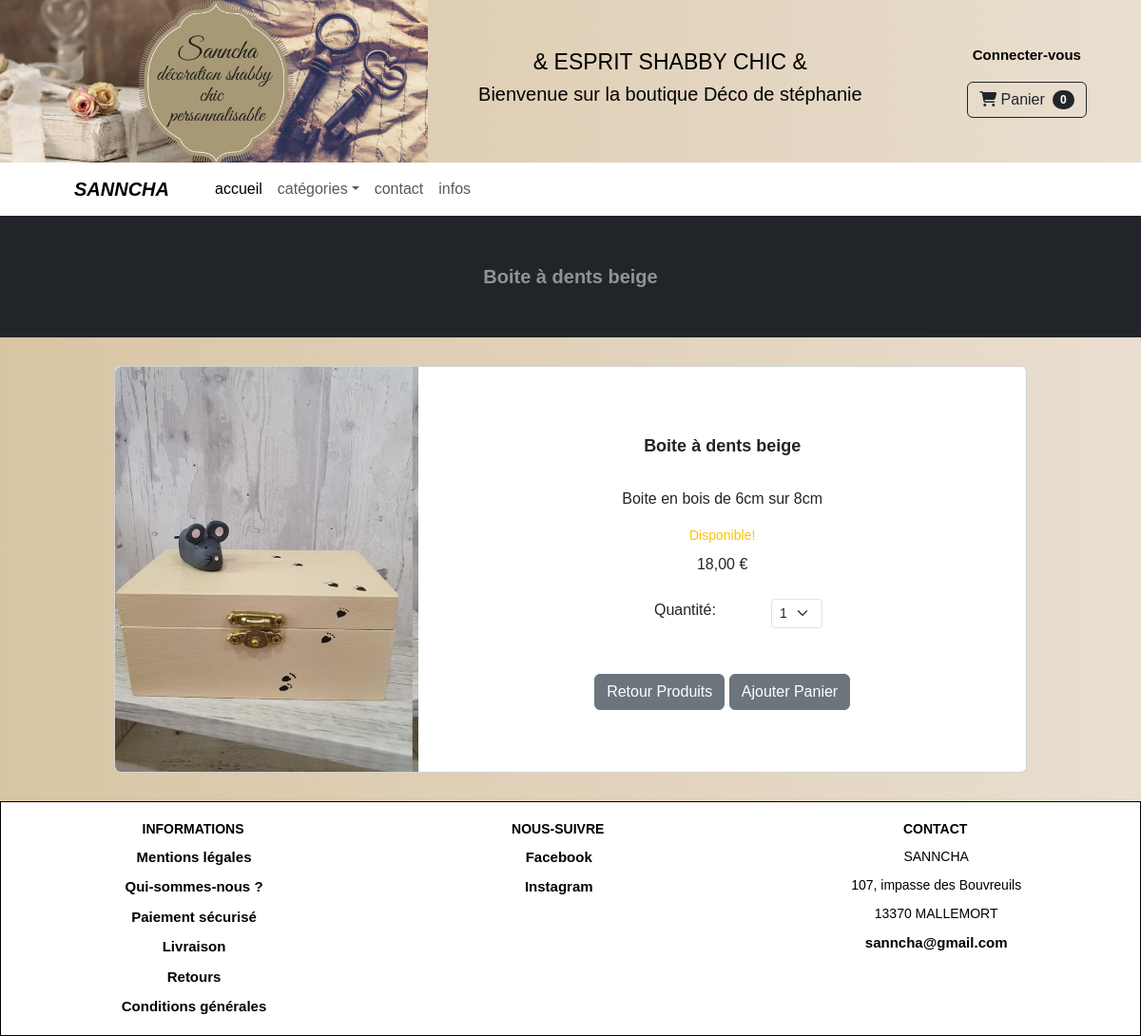
Before: /product/product/2 with the older database file.
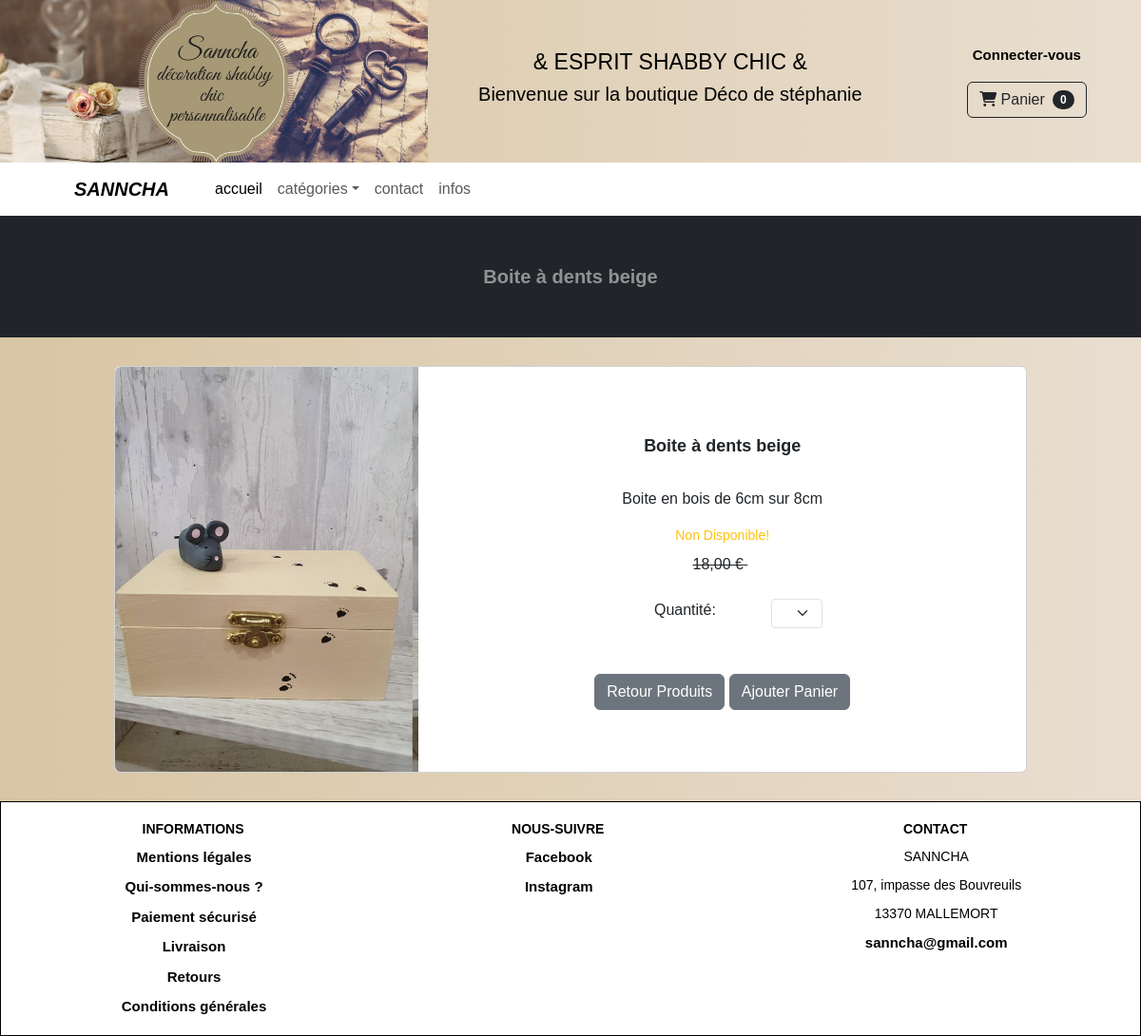
After: the same page with the newer database file.
### product/models.py (models this page shows, shortened)
class Product(models.Model):
	category = models.ForeignKey(
			Category,
			related_name="products",
			on_delete=models.CASCADE,
	)
	name = models.CharField(max_length=150)
	slug = models.SlugField(max_length=150)
	image = models.ImageField(upload_to='uploads/product/', blank=True)
	description = models.CharField(max_length=250, default='', blank=True, null=True)
	price = models.DecimalField(default=0, decimal_places=2, max_digits=6)
	available = models.BooleanField(default=True)
	created = models.DateTimeField(auto_now_add=True)
	updated = models.DateTimeField(auto_now=True)
	quantity = models.IntegerField(default=0)
	def view_stock(self):
		return self.quantity
	def dropdown_list(self):
		quantity = self.view_stock()
		dropdown = {}
		for i in range(1, quantity + 1):
			dropdown[str(i)] = i
			i += 1
		return dropdown
	max_width = 800

### product/views.py (the view)
# urls.py: path("product/", include("product.urls")),
def product(request,pk):
	product = Product.objects.get(id=pk)
	return render(request, 'product/product.html', {'product':product})

### cart/cart.py (called while the page is built)
	def __len__(self):
		return sum(item['quantity'] for item in self.cart.values())

### cart/context_processors.py (called while the page is built)
def cart(request):
	return {'cart': Cart(request)}

### product/templates/product/product.html (shortened to what this page needs)
{% extends 'base.html' %}
{% load static %}
{% block css %}
    <link rel="stylesheet"
          type="text/css"
          href="{% static 'css/style.css' %}">
{% endblock css %}
{% block content %}
<div id="product"">
    <header class="bg-dark py-1">
        <div class="container px-4 px-lg-5 my-5">
            <div class="text-center text-white-50">
                <h3 class="display-4 fw-bolder" style="font-size: 20px;">
                    {{ product.name }}
                </h3>
            </div>
        </div>
    </header>
    <div class="product-info">
        <div class="card">
            <div class="row g-0 col-md-12">
                <div class="col-md-4" style="align-self: center;">
                    <img class="img-fluid rounded-start" src="{% if product.image %}{{ product.image.url }}{% else %}{% static 'assets/no_image.png' %}{% endif %}">
                </div>
                <div class="col-md-6">
                    <div class="card-body">
                        <center>
                            <h3 class="card-title">{{ product.name }}</h3>
                            <br/>
                            <p class="card-text justified">{{ product.description }}</p>
                            {% if not product.available %}
                            <div class="d-flex justify-content-center small text-warning mb-2">
                                &nbsp;&nbsp;Non Disponible!&nbsp;&nbsp;
                            </div>
                            <strike>
                            {{ product.price }} €
                            </strike>
                            {% else %}
                            <div class="d-flex justify-content-center small text-warning mb-2">
                                &nbsp;&nbsp;Disponible!&nbsp;&nbsp;
                            </div>
                            {{ product.price }} €
                            {% endif %}
                            <br/><br/>
                            <div class="row justify-content-center">
                                <div class="col-md-4">Quantité:</div>
                                <div class="col-md-2">
                                    <select class="form-select form-select-sm" id="qty-cart">
                                        {% for val in product.dropdown_list %}
                                        <option value="{{val}}">{{ val }}</option>
                                        {% endfor %}
                                    </select>
                                </div>
                            </div>
                            <br/><br/>
                            <a href="{% url 'category' 'all' %}#nav" class="btn btn-secondary">Retour Produits</a>
                            <button type="button" value="{{ product.id }}" class="btn btn-secondary" id="add-cart">Ajouter Panier</button>
                        </center>
                    </div>
                </div>
            </div>
        </div>
    </div>
</div>
{% endblock %}

Changed rows visible on the page:
changed Product "Boite à dents beige": available True → False (drawn); quantity "1" → (not shown)
Other visible differences:
text no longer shown: "Disponible!"
text now shown: "Non Disponible!"
